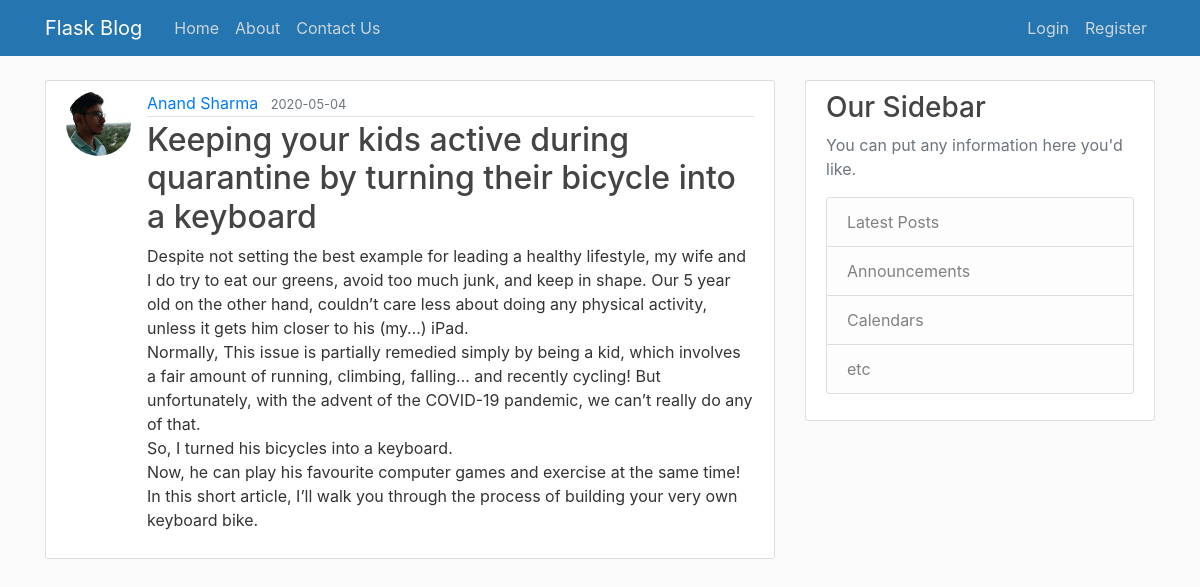
The page /post/5 on the database its author committed.
### flaskblog/models.py (models this page shows, shortened)
class User(db.Model, UserMixin):
    id = db.Column(db.Integer, primary_key=True)
    username = db.Column(db.String(20), unique=True, nullable=True)
    email = db.Column(db.String(120), unique=True, nullable=True)
    image_file = db.Column(db.String(20), nullable=False, default="default.jpg")
    password = db.Column(db.String(60), nullable=False)
    posts = db.relationship("Post", backref="author", lazy=True)

class Post(db.Model):
    id = db.Column(db.Integer, primary_key=True)
    title = db.Column(db.String(100), nullable=False)
    date_posted = db.Column(db.DateTime, nullable=False, default=datetime.utcnow)
    content = db.Column(db.Text, nullable=False)
    user_id = db.Column(db.Integer, db.ForeignKey("user.id"), nullable=False)

### flaskblog/routes.py (the view)
@app.route("/post/<int:post_id>")
def post(post_id):
    post = Post.query.get_or_404(post_id)
    return render_template("post.html", title=post.title, post=post)

### flaskblog/templates/post.html (shortened to what this page needs)
{% extends "layout.html" %} {% block content %}
<article class="media content-section">
  <img
    class="rounded-circle article-img"
    src="{{url_for('static', filename='profile_pics/' + post.author.image_file)}}"
    alt="profile image"
    srcset=""
  />
  <div class="media-body">
    <div class="article-metadata">
      <a class="mr-2" href="#">{{ post.author.username }}</a>
      <small class="text-muted"
        >{{ post.date_posted.strftime('%Y-%m-%d') }}</small
      >
    </div>
    <h2 class="article-title">{{ post.title }}</h2>
    <p class="article-content">{{ post.content }}</p>
  </div>
</article>
{% endblock content %}

### flaskblog/static/main.css (style rules this page uses)
body { background: #fafafa; color: #333333; margin-top: 5rem; }
h1, h2, h3, h4, h5, h6 { color: #444444; }
.content-section { background: #ffffff; padding: 10px 20px; border: 1px solid #dddddd; border-radius: 3px; margin-bottom: 20px; }
.article-title { color: #444444; }
.article-content { white-space: pre-line; }
.article-img { height: 65px; width: 65px; margin-right: 16px; }
.article-metadata { padding-bottom: 1px; margin-bottom: 4px; border-bottom: 1px solid #e3e3e3; }

### rows shown on the page
User: image_file (picture), author.username "Anand Sharma"
Post: date_posted "2020-05-04", title "Keeping your kids active during quarantine by turning their bicycle into a keyboard", content "Despite not setting the best example for leading a healthy lifestyle, my wife and I do try to eat our greens, avoid too much junk, and keep in shape. Our 5 year old on the other hand, couldn’t care less about doing any physical activity, unless it gets him closer to his (my…) iPad. Normally, This issue is partially remedied simply by being a kid, which involves a fair amount of running, climbing, falling… and recently cycling! But unfortunately, with the advent of the COVID-19 pandemic, we can’t really do any of that. So, I turned his bicycles into a keyboard. Now, he can play his favourite computer games and exercise at the same time! In this short article, I’ll walk you through the…"
